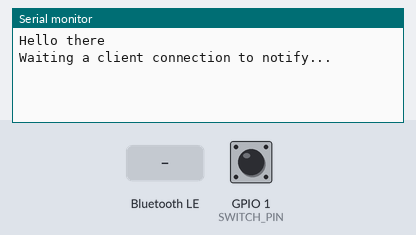
The sketch below on a simulated ESP32. Parts: the last lines printed to the serial monitor. The inputs (shaded band) are chosen by the test bench; at power-on: GPIO 1 (SWITCH_PIN) HIGH. Nothing arrives over Bluetooth unless stated; a phone connects over Bluetooth LE 3 s after start.

Above: at 1.2 s.
1.3 s: Bluetooth LE write "teamsbtn:00" received
At 2.5 s:
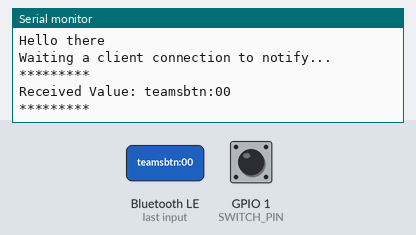
2.8 s: GPIO 1 (SWITCH_PIN) pulled LOW for 1 s
At 3.7 s:
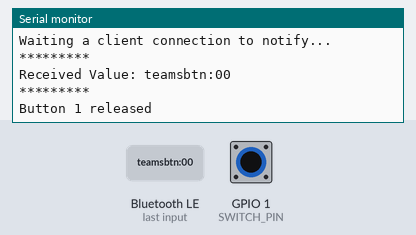
5.3 s: Bluetooth LE write "1" received
At 5.7 s:
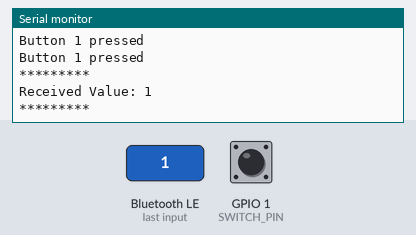

Measured:
- after the input at 1.3 s, the serial monitor: prints a new line at once (image 1)
- after the input at 2.8 s, the serial monitor: prints a new line after 0.20 s (image 2)
- after the input at 5.3 s, the serial monitor: prints a new line at once (image 3)

The sketch:

main.ino
```cpp
// (licence header left out)
#include <BLEDevice.h>
#include <BLEServer.h>
#include <BLEUtils.h>
#include <BLE2902.h>
#include <Button.h>

/** Globals: Switch */
#define LED_RGB 48
#define SWITCH_PIN 1
Button button1(SWITCH_PIN);

/** Globals: BLE */
#define BLE_NAME "Teams mute button"
BLEServer *pServer = NULL;
BLECharacteristic * pTxCharacteristic;
bool deviceConnected = false;
bool oldDeviceConnected = false;
uint32_t tm_counter = 0;

#define SERVICE_UUID           "6E400001-B5A3-F393-E0A9-E50E24DCCA9E"
#define CHARACTERISTIC_UUID_RX "6E400002-B5A3-F393-E0A9-E50E24DCCA9E"
#define CHARACTERISTIC_UUID_TX "6E400003-B5A3-F393-E0A9-E50E24DCCA9E"


class MyServerCallbacks: public BLEServerCallbacks {

    void onConnect(BLEServer* pServer) {
      deviceConnected = true;
    };

    void onDisconnect(BLEServer* pServer) {
      deviceConnected = false;
    }
};

class MyCallbacks: public BLECharacteristicCallbacks {
    void onWrite(BLECharacteristic *pCharacteristic) {
      std::string rxValue = pCharacteristic->getValue();

      if (rxValue.length() > 0) {
        Serial.println("*********");
        Serial.print("Received Value: ");
        for (int i = 0; i < rxValue.length(); i++)
          Serial.print(rxValue[i]);

        Serial.println();
        Serial.println("*********");
      }
    }
};


void setup_ble(){
    // Create the BLE Device
    BLEDevice::init(BLE_NAME);

    // Create the BLE Server
    pServer = BLEDevice::createServer();
    pServer->setCallbacks(new MyServerCallbacks());

    // Create the BLE Service
    BLEService *pService = pServer->createService(SERVICE_UUID);

    // Create a BLE Characteristic
    pTxCharacteristic = pService->createCharacteristic(
                                            CHARACTERISTIC_UUID_TX,
                                            BLECharacteristic::PROPERTY_NOTIFY
                                        );

    pTxCharacteristic->addDescriptor(new BLE2902());

    BLECharacteristic * pRxCharacteristic = pService->createCharacteristic(
                                                CHARACTERISTIC_UUID_RX,
                                                BLECharacteristic::PROPERTY_WRITE
                                            );

    pRxCharacteristic->setCallbacks(new MyCallbacks());

    // Start the service
    pService->start();

    // Start advertising
    pServer->getAdvertising()->start();
    Serial.println("Waiting a client connection to notify...");

}

void setup(){
    /** Setup: switch */
    Serial.begin(115200);
    button1.begin();
    Serial.println("Hello there");

    /** Setup: BLE */
    setup_ble();
}

void loop(){

    /** Logic: Bluetooth */
    if (deviceConnected) {
        //send data on every toggle or every 1 sec (100 counts of 10ms)
        if (button1.toggled() || !(tm_counter % 100)) {

            bool btn_ret =   button1.read();

            if (btn_ret == Button::PRESSED) Serial.println("Button 1 pressed");
            else Serial.println("Button 1 released");

            tm_counter=0; //reset counter

            //sends "teamsbtn:00" when pressed and "teamsbtn:01" when released
            char data_to_send[20] = "";
            snprintf(data_to_send, sizeof(data_to_send), "teamsbtn:%02d", btn_ret);

            pTxCharacteristic->setValue((uint8_t*)data_to_send, strlen(data_to_send));
            pTxCharacteristic->notify();
        }

        tm_counter++;
        delay(10); // bluetooth stack will go into congestion, if too many packets are sent
    }

    // disconnecting
    if (!deviceConnected && oldDeviceConnected) {
        delay(500); // give the bluetooth stack the chance to get things ready
        pServer->startAdvertising(); // restart advertising
        Serial.println("start advertising");
        oldDeviceConnected = deviceConnected;
    }

    // connecting
    if (deviceConnected && !oldDeviceConnected) {
		    // do stuff here on connecting
        oldDeviceConnected = deviceConnected;
    }
}
```
